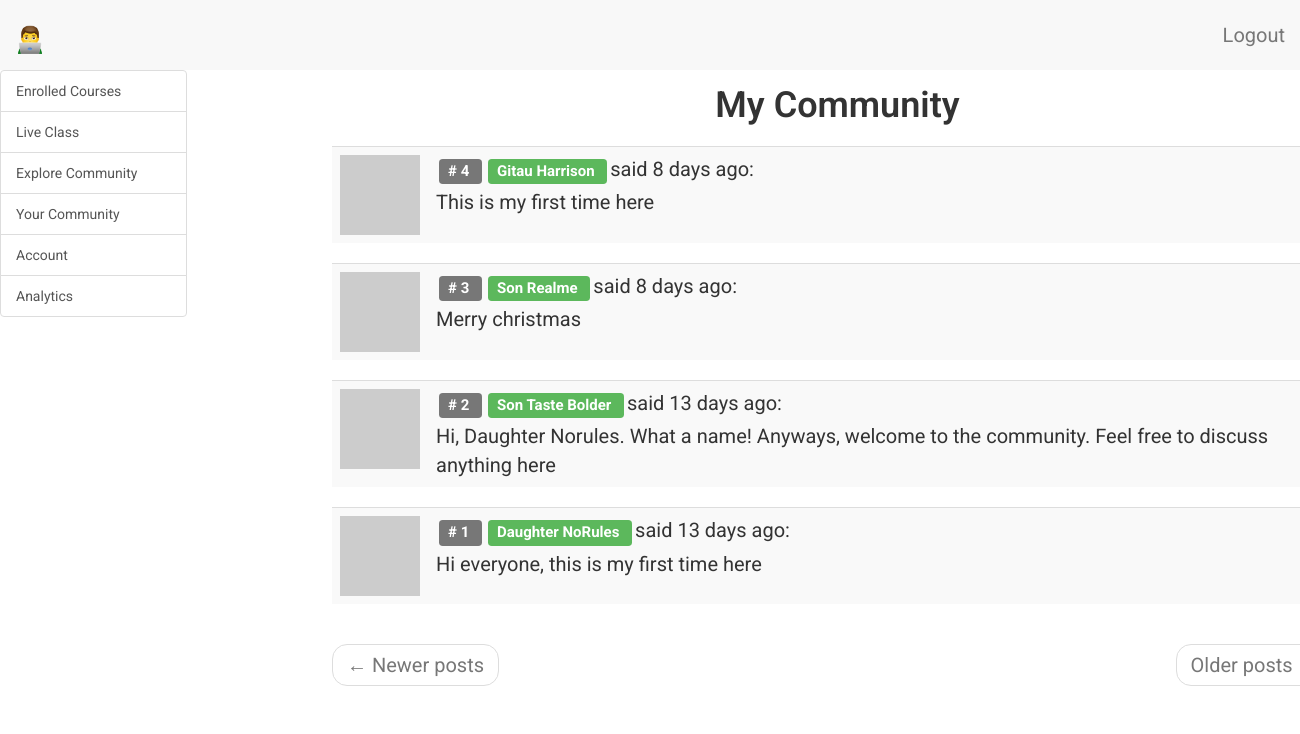
Page /student/dashboard/my-community (signed in) on the committed database.
### app/models.py (models this page shows, shortened)
class CommunityComment(db.Model):
    __tablename__ = 'community_comment'
    id = db.Column(db.Integer, primary_key=True)
    body = db.Column(db.String(140))
    timestamp = db.Column(db.DateTime, index=True, default=datetime.utcnow)
    student_id = db.Column(db.Integer, db.ForeignKey('student.id'))

class Student(UserMixin, db.Model):
    __tablename__ = 'student'
    id = db.Column(db.Integer, primary_key=True)
    student_full_name = db.Column(db.String(64), index=True, unique=True)
    student_email = db.Column(db.String(120), index=True, unique=True)
    student_phone = db.Column(db.String(120), index=True, unique=True)
    student_school = db.Column(db.String(120), index=True)
    student_age = db.Column(db.Integer, index=True)
    student_course = db.Column(db.String(120), index=True)
    student_password_hash = db.Column(db.String(128))
    student_about_me = db.Column(db.String(140))
    student_last_seen = db.Column(db.DateTime, default=datetime.utcnow)
    parent_id = db.Column(db.Integer, db.ForeignKey('parent.id'))
    comments = db.relationship(
                               'CommunityComment',
                               backref='author',
                               lazy='dynamic'
                               )
    webdev_chapter1_comments = db.relationship(
                                        'WebDevChapter1Comment',
                                        backref='author',
                                        lazy='dynamic'
                                        )
    webdev_chapter1_objectives = db.relationship(
                                        'WebDevChapter1Objectives',
                                        backref='author',
                                        lazy='dynamic'
                                        )
    webdev_chapter1_quiz = db.relationship(
                                        'WebDevChapter1Quiz',
                                        backref='author',
                                        lazy='dynamic'
                                        )
    webdev_chapter1_quiz_options = db.relationship(
                                        'WebDevChapter1QuizOptions',
                                        backref='author',
                                        lazy='dynamic'
                                        )
    def avatar_student(self, size):
        digest = md5(self.student_email.lower().encode('utf-8')).hexdigest()
        return 'https://www.gravatar.com/avatar/{}?d=identicon&s={}'.format(
            digest, size)
    followed = db.relationship(
        'Student',
        secondary=followers,
        primaryjoin=(followers.c.follower_id == id),
        secondaryjoin=(followers.c.followed_id == id),
        backref=db.backref('followers', lazy='dynamic'), lazy='dynamic')
    def followed_comments(self):
        followed = CommunityComment.query.join(
            followers,
            (followers.c.followed_id == CommunityComment.student_id)
            ).filter(followers.c.follower_id == self.id)
        own = CommunityComment.query.filter_by(student_id=self.id)
        return followed.union(own).order_by(CommunityComment.timestamp.desc())

### app/student/routes.py (the view, shortened to what this page needs)
@bp.route('/dashboard/my-community')
@login_required
def dashboard_my_community():
    student = Student.query.filter_by(
        student_full_name=current_user.student_full_name).first()
    comment_form = CommentForm()
    page = request.args.get('page', 1, type=int)
    comments = CommunityComment.query.filter_by(
        author=current_user
        ).order_by(
        CommunityComment.timestamp.desc()
        ).paginate(
        page, current_app.config['POSTS_PER_PAGE'], False)
    my_comments = current_user.followed_comments().paginate(
        page, current_app.config['POSTS_PER_PAGE'], False)
    next_url = url_for(
                    'student.dashboard_student',
                    page=comments.next_num) \
        if comments.has_next else None
    prev_url = url_for(
        'student.dashboard_student',
        page=comments.prev_num) \
        if comments.has_prev else None
    return render_template(
        'student/my_community.html',
        title='My Community',
        student=student,
        comment_form=comment_form,
        comments=comments.items,
        next_url=next_url,
        prev_url=prev_url,
        my_comments=my_comments.items
        )

### app/models.py (called while the page is built)
@login.user_loader
def load_student(id):
    return Student.query.get(int(id))

### app/student/routes.py (called while the page is built)
@bp.before_request
def before_request():
    if current_user.is_authenticated:
        current_user.student_last_seen = datetime.utcnow()
        db.session.commit()

### app/templates/student/my_community.html (shortened to what this page needs)
{% extends 'base.html' %}
{% import 'bootstrap/wtf.html' as wtf %}
{% block student_app_content %}
    <div class="row">
        <div class="col-sm-12">
        </div>
    </div>
    <div class="row text-center">
        <div class="col-sm-12 student-content-title">
            <h1>{{ title }}</h1>
        </div>
    </div>
    <div id="your-community" class="tabcontent">
        <div class="row">
            <div class="col-sm-12">
                {% for comment in my_comments %}
                    {% include 'student/_comments_students.html' %}
                {% endfor %}
            </div>
        </div>
        <div class="row">
            <div class="col-sm-12">
                <nav aria-label="...">
                    <ul class="pager">
                        <li class="previous{% if not prev_url %} disabled{% endif %}">
                            <a href="{{ prev_url or '#' }}">
                                <span aria-hidden="true">&larr;</span> Newer posts
                            </a>
                        </li>
                        <li class="next{% if not next_url %} disabled{% endif %}">
                            <a href="{{ next_url or '#' }}">
                                Older posts <span aria-hidden="true">&rarr;</span>
                            </a>
                        </li>
                    </ul>
                </nav>
            </div>
        </div>
    </div>
{% endblock %}

### app/templates/student/_comments_students.html
<table class="table table-striped">
    <tr valign='top'>
        <td width="30px">
            <a href=" {{ url_for('student.profile_student', student_full_name=comment.author.student_full_name) }} ">
                <img src=" {{ comment.author.avatar_student(30) }}  ">
            </a>
        </td>
        <td>
            <span class="comment-id label label-default"># {{ comment.id }} </span>
            <a href="{{ url_for('student.profile_student', student_full_name=comment.author.student_full_name) }}">
                <span class="label label-success"> {{ comment.author.student_full_name }} </span>
            </a>
            said {{ moment(comment.timestamp).fromNow() }}:
            <br>
            <div class="comment-body">
                {{ comment.body }}
            </div>
        </td>
    </tr>
</table>

### app/static/css/main.css (style rules this page uses)
.label { margin: 3px; }
html, body { font-family: 'Roboto', sans-serif; }
h1 { padding-bottom: 10px; font-weight: 600; margin-top: 0px; padding-top: 0px; }
p, li { line-height: 30px; margin-top: 10px; margin-bottom: 10px; }
p, li, td, .btn, .btn-alt, .schedule-btn { font-size: 20px; }
.comment-body { margin-top: 5px; }
.review-title h1, .student-content-title h1 { padding-top: 15px; }
.tabcontent { float: left; padding: 0px 12px; width: 99%; border-left: none; height: 300px; }

### rows in the picture
CommunityComment: id "4", author.student_full_name "Gitau Harrison", timestamp "8 days ago", body "This is my first time here"
CommunityComment: id "3", author.student_full_name "Son Realme", timestamp "8 days ago", body "Merry christmas"
CommunityComment: id "2", author.student_full_name "Son Taste Bolder", timestamp "13 days ago", body "Hi, Daughter Norules. What a name! Anyways, welcome to the community. Feel free to discuss anything here"
CommunityComment: id "1", author.student_full_name "Daughter NoRules", timestamp "13 days ago", body "Hi everyone, this is my first time here"

### other values in the picture
{{ title }} "My Community"
